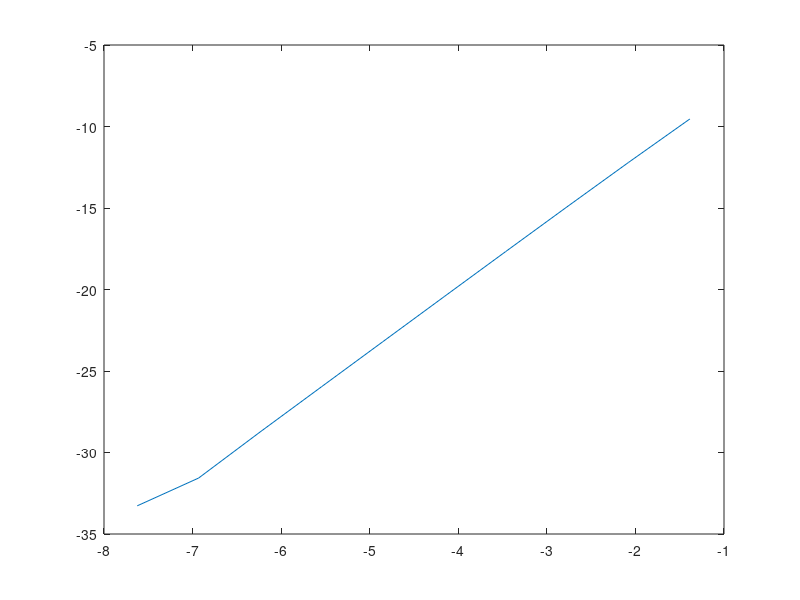

MATLAB code for this plot:
# MÉTODO DE Runge-Kutta
# EXEMPLO DE IMPLEMENTAÇÃO QUANDO SABEMOS A RESPOSTA DA EDO

clear all; close all; clc;

ERRO = size(10);
Hs = size(10);

f = @(x, y) y;

for j = 1 : 10
  h = 0.5 / (2^j);
  x = [0 : h : 1];
  y = zeros(size(x));

  y(1) = 1;

  for i = 2 : size(y,2)
    k1 = f(x(i-1), y(i-1));
    k2 = f(x(i-1) + 0.5*h, y(i-1) + 0.5*h*k1);
    k3 = f(x(i-1)+0.5*h, y(i-1) + 0.5*h*k2);
    k4 = f(x(i-1)+h, y(i-1)+h*k3);
    y(i) = y(i-1) + (h/6)*(k1 + 2*k2 + 2*k3 + k4);
    final = y(i);
  endfor
  final;
  erro = max(abs(e - y(end)));

  ERRO(j) = erro;
  Hs(j) = h;

endfor

final

plot(Hs, ERRO);
LogHs = log(Hs);
LogERRO = log(ERRO);
plot(log(Hs), log(ERRO))
deltaERRO = (LogERRO(end) - LogERRO(1))
deltaHs = LogHs(end) - LogHs(1)
coeficiente = deltaERRO / deltaHs'
